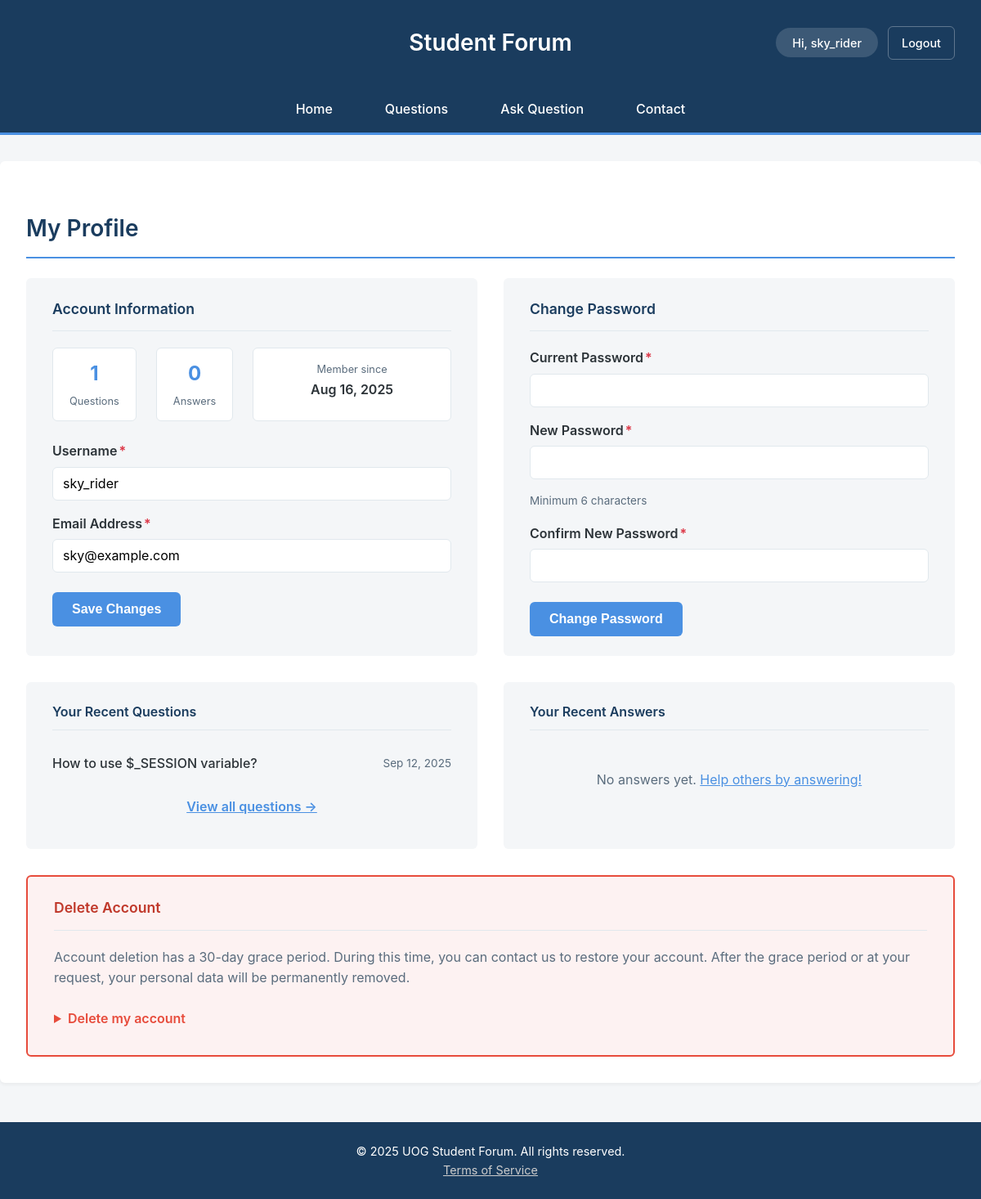
Page /profile.php (signed in) on the earlier database version.
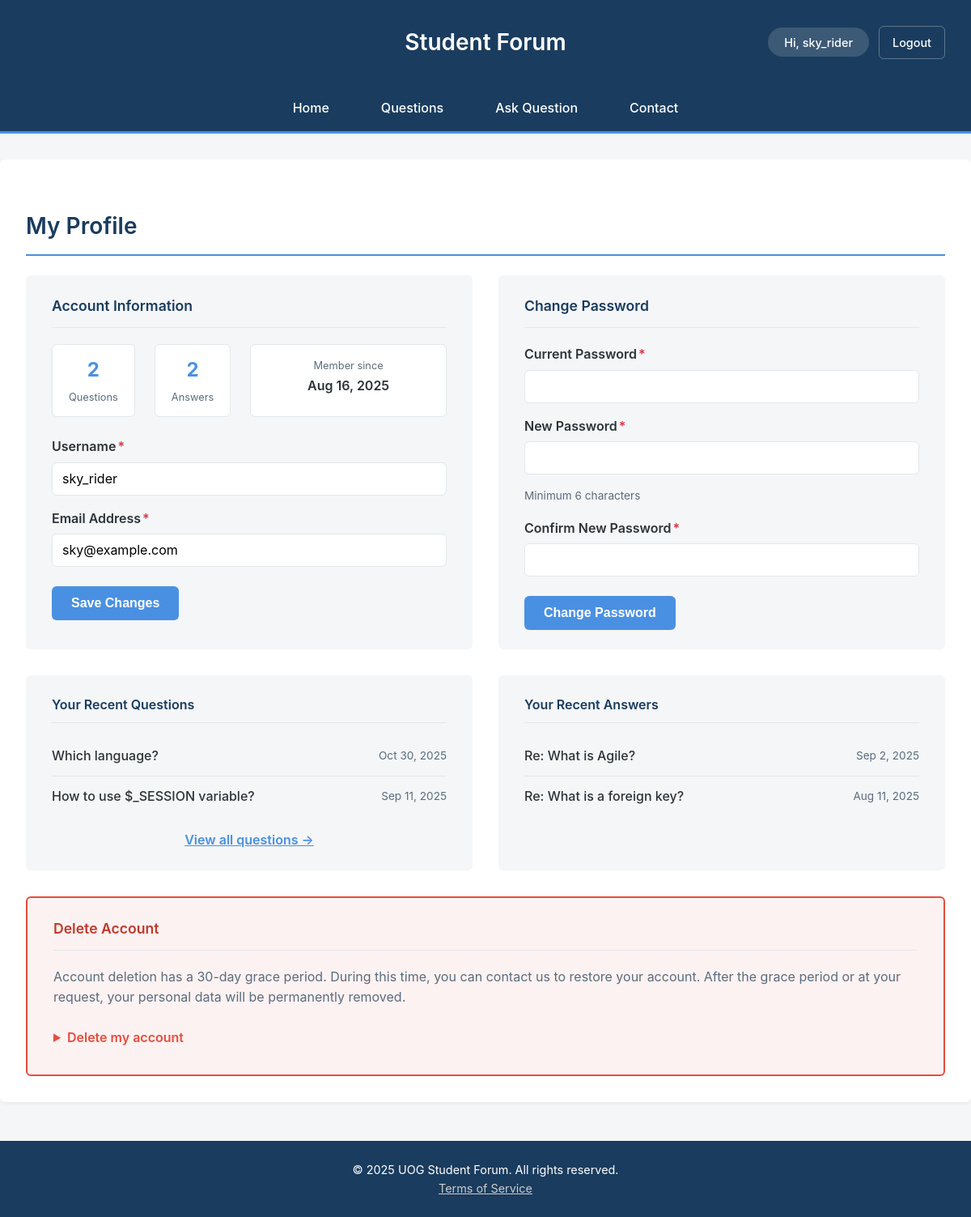
Same page on the later database version.
### tables this page shows
CREATE TABLE `question` (
  `question_id` int(11) NOT NULL,
  `title` varchar(255) NOT NULL,
  `content` text NOT NULL,
  `image` varchar(255) DEFAULT NULL,
  `view_count` int(11) NOT NULL DEFAULT 0,
  `status` varchar(50) NOT NULL DEFAULT 'active',
  `created_at` timestamp NOT NULL DEFAULT current_timestamp(),
  `user_id` int(11) DEFAULT NULL,
  `module_id` int(11) NOT NULL,
  `updated_at` timestamp NOT NULL DEFAULT current_timestamp() ON UPDATE current_timestamp()
);

CREATE TABLE `answer` (
  `answer_id` int(11) NOT NULL,
  `content` text NOT NULL,
  `is_accepted` tinyint(1) NOT NULL DEFAULT 0,
  `image` varchar(255) DEFAULT NULL,
  `status` varchar(50) NOT NULL DEFAULT 'active',
  `created_at` timestamp NOT NULL DEFAULT current_timestamp(),
  `user_id` int(11) DEFAULT NULL,
  `question_id` int(11) NOT NULL
);

### profile.php (called while the page is built, shortened)
<?php
include FUNCTIONS_PATH . 'SessionFunctions.php';
include INCLUDES_PATH . 'DatabaseConnection.php';
include FUNCTIONS_PATH . 'DatabaseFunctions.php';
include FUNCTIONS_PATH . 'UserDbFunctions.php';
include FUNCTIONS_PATH . 'QuestionDbFunctions.php';
include FUNCTIONS_PATH . 'AnswerDbFunctions.php';
$userId = getCurrentUserId();
$profile = getUserProfile($pdo, $userId);
$myQuestions = getQuestionList($pdo, null, $userId, true);
$myQuestions = array_slice($myQuestions, 0, 5);
$myAnswers = getAnswersByUser($pdo, $userId, 5);
include PUBLIC_TEMPLATES . 'profile.html.php';
include PUBLIC_TEMPLATES . 'layout.html.php';

### includes/functions/SessionFunctions.php (called while the page is built, shortened)
<?php
function getCurrentUserId() {
    return $_SESSION['user_id'] ?? null;
}

### includes/functions/UserDbFunctions.php (called while the page is built, shortened)
<?php
function getUserProfile($pdo, $user_id) {
    $sql = 'SELECT u.user_id, u.username, u.email, u.status, u.created_at,
            (SELECT COUNT(*) FROM question WHERE user_id = u.user_id) as question_count,
            (SELECT COUNT(*) FROM answer WHERE user_id = u.user_id) as answer_count
            FROM user_account u
            WHERE u.user_id = :id';
    $query = query($pdo, $sql, [':id' => $user_id]);
    return $query->fetch();
}

### includes/functions/DatabaseFunctions.php (called while the page is built, shortened)
<?php
function query($pdo, $sql, $parameters = []) {
    $query = $pdo->prepare($sql);
    $query->execute($parameters);
    return $query;
}

### includes/functions/QuestionDbFunctions.php (called while the page is built, shortened)
<?php
function getQuestionList($pdo, $module_id = null, $user_id = null, $publicView = false, $searchTerm = null, $authorSearch = null) {
    if ($publicView) {
        $sql = 'SELECT q.question_id, q.title, q.content, q.image, q.created_at, q.view_count,
                u.email,
                CASE WHEN u.status = \'deleted\' THEN \'[Deleted]\' ELSE u.username END as username,
                CASE WHEN m.status = \'deleted\' THEN \'[Archived]\' ELSE m.module_name END as module_name,
                m.module_id, u.user_id, u.status as user_status, m.status as module_status
        FROM question q
        INNER JOIN user_account u ON q.user_id = u.user_id
        INNER JOIN module m ON q.module_id = m.module_id';
    }
    $params = [];
    $conditions = [];
    if ($user_id !== null) {
        $conditions[] = 'q.user_id = :user_id';
        $params[':user_id'] = $user_id;
    }
    if (!empty($conditions)) {
        $sql .= ' WHERE ' . implode(' AND ', $conditions);
    }
    $sql .= ' ORDER BY q.created_at DESC';
    $questions = query($pdo, $sql, $params);
    return $questions->fetchAll();
}

### includes/functions/AnswerDbFunctions.php (called while the page is built, shortened)
<?php
function getAnswersByUser($pdo, $user_id, $limit = null) {
    $sql = 'SELECT a.answer_id, a.content, a.image, a.created_at, a.question_id,
            q.title as question_title,
            u.username, u.email
            FROM answer a
            INNER JOIN question q ON a.question_id = q.question_id
            INNER JOIN user_account u ON a.user_id = u.user_id
            WHERE a.user_id = :user_id
            ORDER BY a.created_at DESC';
    if ($limit !== null) {
        $sql .= ' LIMIT ' . intval($limit);
    }
    $query = query($pdo, $sql, [':user_id' => $user_id]);
    return $query->fetchAll();
}

### templates/public/profile.html.php (the view, shortened to what the changed rows need)
<div class="profile-page">
    <h2>My Profile</h2>
    <div class="profile-layout">
        <div class="profile-section">
            <div class="profile-stats">
                <div class="stat-badge">
                    <span class="stat-number"><?= htmlspecialchars($profile['question_count']) ?></span>
                    <span class="stat-label">Questions</span>
                </div>
                <div class="stat-badge">
                    <span class="stat-number"><?= htmlspecialchars($profile['answer_count']) ?></span>
                    <span class="stat-label">Answers</span>
                </div>
            </div>
        </div>
    </div>
    <div class="profile-activity">
        <div class="activity-column">
            <?php if (!empty($myQuestions)): ?>
                <ul class="activity-list">
                    <?php foreach($myQuestions as $q): ?>
                        <li>
                            <a href="questiondetail.php?id=<?= $q['question_id'] ?>"><?= htmlspecialchars($q['title'], ENT_QUOTES, 'UTF-8') ?></a>
                            <span class="activity-date"><?= htmlspecialchars(date('M j, Y', strtotime($q['created_at']))) ?></span>
                        </li>
                    <?php endforeach; ?>
                </ul>
            <?php else: ?>
                <p class="empty-state">No questions yet. <a href="addquestion.php">Ask your first question!</a></p>
            <?php endif; ?>
        </div>
        <div class="activity-column">
            <h3>Your Recent Answers</h3>
            <?php if (!empty($myAnswers)): ?>
                <ul class="activity-list">
                    <?php foreach($myAnswers as $a): ?>
                        <li>
                            <a href="questiondetail.php?id=<?= $a['question_id'] ?>">Re: <?= htmlspecialchars($a['question_title'], ENT_QUOTES, 'UTF-8') ?></a>
                            <span class="activity-date"><?= htmlspecialchars(date('M j, Y', strtotime($a['created_at']))) ?></span>
                        </li>
                    <?php endforeach; ?>
                </ul>
            <?php else: ?>
                <p class="empty-state">No answers yet. <a href="questions.php">Help others by answering!</a></p>
            <?php endif; ?>
        </div>
    </div>
</div>

Differences in the rows shown:
added question: title "Which language?", created_at "Oct 30, 2025"
changed question "How to use $_SESSION variable?": created_at "Sep 12, 2025" → "Sep 11, 2025"
added answer: question.title "What is Agile?", created_at "Sep 2, 2025"
added answer: question.title "What is a foreign key?", created_at "Aug 11, 2025"
Other differences:
$profile['question_count']: "1" → "2"
$profile['answer_count']: "0" → "2"
text no longer shown: "No answers yet. Help others by answering!"
